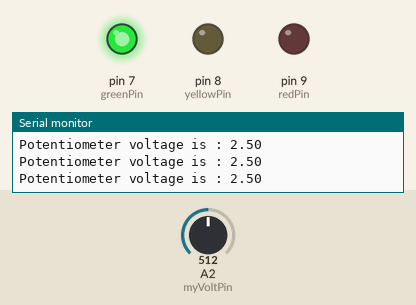
Recording of a sketch running on a simulated Arduino Uno, built with avr-gcc and run on an emulated ATmega328P. Shown: output pins drawn as LEDs (lit = HIGH), the last lines printed to the serial monitor. The inputs (shaded band) are chosen by the test bench; at power-on: A2 (myVoltPin) = 512.

Above: at 1.3 s.
1.4 s: A2 (myVoltPin) set to 595
2.9 s: A2 (myVoltPin) set to 632
At 4.1 s:
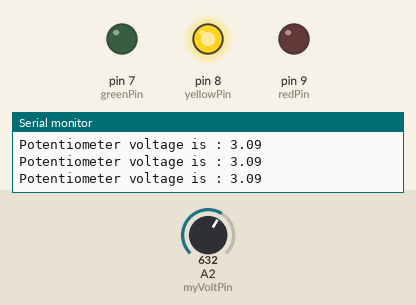
4.5 s: A2 (myVoltPin) set to 800
6.0 s: A2 (myVoltPin) set to 831
At 6.5 s:
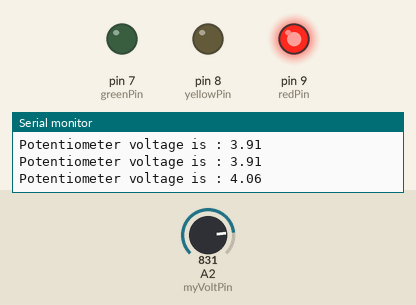
7.5 s: A2 (myVoltPin) set to 716
At 8.7 s:
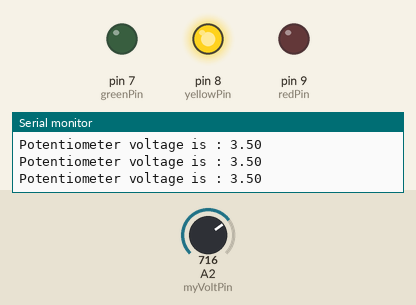
9.0 s: A2 (myVoltPin) set to 900
At 10.2 s:
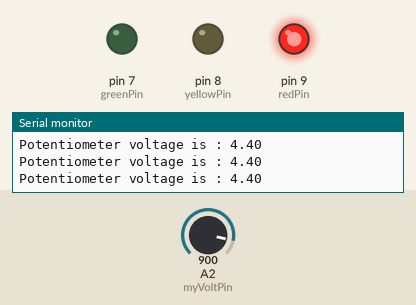
Timing chart, 0 to 11.5 s (numbered marks = the images above; inputs shaded):
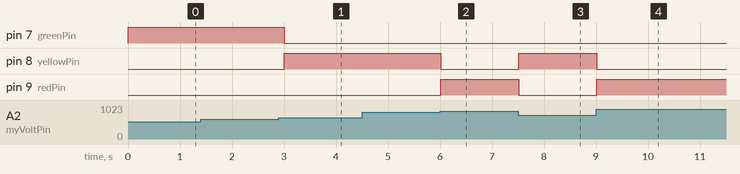

The sketch:

green_yellow_red.ino
```cpp
int myVoltPin= A2;
int readVal;
//voltage read between 0 and 1023
float v2;
int delayTime= 500;
int redPin=9;
int yellowPin=8;
int greenPin=7;

void setup() {
  // put your setup code here, to run once:
  Serial.begin(9600);
  pinMode(myVoltPin, INPUT);
  pinMode(redPin, OUTPUT);
  pinMode(yellowPin, OUTPUT);
  pinMode(greenPin, OUTPUT);
}

void loop() {
  // put your main code here, to run repeatedly:
  readVal=analogRead(myVoltPin);
  //we add . at the end to specify a float number
  v2=(5./1023.)*readVal;
  Serial.print("Potentiometer voltage is : ");
  Serial.println(v2);

  if(v2 < 3.0){
    digitalWrite(greenPin, HIGH);
    digitalWrite(yellowPin, LOW);
  }
  if (v2 > 3.0){
    digitalWrite(yellowPin, HIGH);
    digitalWrite(greenPin, LOW);
  }
  if (v2 > 4.0){
    digitalWrite(redPin, HIGH);
    digitalWrite(yellowPin, LOW);
    digitalWrite(greenPin, LOW);
  }
  if(v2 < 4.0){
    digitalWrite(redPin, LOW);
  }

  delay(delayTime);
}
```

Measured:
- the behaviour switches between 613 and 614 on A2 (myVoltPin) (found by bisection; images 0 and 1)
- the behaviour switches between 818 and 819 on A2 (myVoltPin) (found by bisection; images 1 and 2)
- after the input at 2.9 s, pin 7 (greenPin): HIGH → LOW after 0.11 s; pin 8 (yellowPin): LOW → HIGH after 0.11 s
- after the input at 6.0 s, pin 8 (yellowPin): HIGH → LOW at once; pin 9 (redPin): LOW → HIGH at once
- after the input at 7.5 s, pin 8 (yellowPin): LOW → HIGH at once; pin 9 (redPin): HIGH → LOW at once
- after the input at 9.0 s, pin 8 (yellowPin): HIGH → LOW at once; pin 9 (redPin): LOW → HIGH at once
